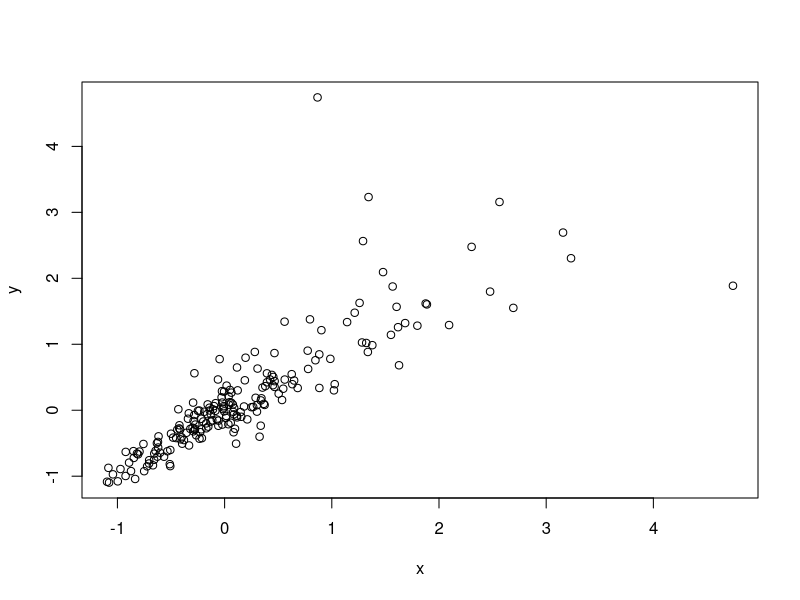

The R source for this figure: (Note: this script raises an error after producing the figure.)
## Copyright (C) 2012 Marius Hofert, Ivan Kojadinovic, Martin Maechler, and Jun Yan
##
## This program is free software; you can redistribute it and/or modify it under
## the terms of the GNU General Public License as published by the Free Software
## Foundation; either version 3 of the License, or (at your option) any later
## version.
##
## This program is distributed in the hope that it will be useful, but WITHOUT
## ANY WARRANTY; without even the implied warranty of MERCHANTABILITY or FITNESS
## FOR A PARTICULAR PURPOSE. See the GNU General Public License for more
## details.
##
## You should have received a copy of the GNU General Public License along with
## this program; if not, see <http://www.gnu.org/licenses/>.


### MLE for Clayton AR(1) copula model with Student marginal

## Parameters

mu <- 0
sigma <- 1
df <- 3
## and  (n, alpha)

## For marginals, will use  Student location scale family.
## rpqd functions:
rtls <- function(n,df,mu,sigma) sigma * rt(n,df) + mu
ptls <- function(x,df,mu,sigma) pt((x - mu)/sigma,df)
qtls <- function(u,df,mu,sigma) sigma * qt(u,df) + mu
dtls <- function(u,df,mu,sigma) dt((x - mu)/sigma,df)/sigma

## Generation of Data
rclayton <- function(n, alpha) {
	u <- runif(n+1) # innovations
	v <- u
	for(i in 2:(n+1))
		v[i] <- ((u[i]^(-alpha/(1+alpha)) -1)*v[i-1]^(-alpha) +1)^(-1/alpha)
        ## return
	v[2:(n+1)]
}
n <- 200
u <- rclayton(n, alpha = 10)
u <- qtls(u, df=df, mu=mu, sigma=sigma) ## here = qt(u, 3)
y <- u[-n]
x <- u[-1]

plot(x,y)

## Estimation with known marginal (i.e., using true parameters)
f <- fitCopula(claytonCopula(dim=2),
               cbind(ptls(x,df,mu,sigma),
                     ptls(y,df,mu,sigma)))
f

## Estimation with unknown marginal parameters

## 1)  Margins assumed to be identical:
M2tlsI <- mvdc(claytonCopula(dim=2), c("tls","tls"),
               rep(list(list(df=NA, mu=NA, sigma=NA)), 2), marginsIdentical= TRUE)
g <- fitMvdc(cbind(x,y), M2tlsI, start=c(3,1,1, 10))
g

M2tls <- mvdc(claytonCopula(dim=2), c("tls","tls"),
              rep(list(list(df=NA, mu=NA, sigma=NA)), 2))

h <- fitMvdc(cbind(x,y), M2tls, start=c(3,1,1, 3,1,1, 10)) # estimates separate marginals
h

## Plot some true and estimated conditional quantile functions

z <- seq(min(y),max(y),len = 60)

for(i in 1:5) {
	tau <- i/6
	uz <- ((tau^(-alpha/(1+alpha)) -1) * pt(z,3)^(-alpha) + 1)^(-1/alpha)
	yz <- qt(uz,3)
	lines(z,yz)
	b <- g@estimate
	uzhat <-((tau^(-b[4]/(1+b[4])) -1) * ptls(z,b[1],b[2],b[3])^(-b[4]) + 1)^(-1/b[4])
        yzhat <- qtls(uzhat,b[1],b[2],b[3])
	lines(z,yzhat,col="red")
    }
